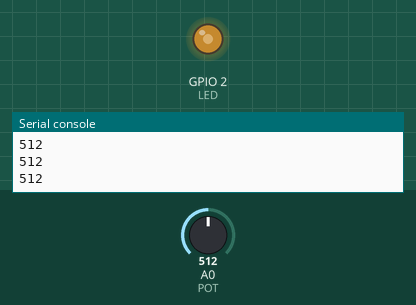
This program was run on a simulated ESP8266 board running MicroPython. Shown: output pins drawn as LEDs (lit = HIGH, except the on-board LED, lit = LOW), the last lines printed to the serial console. The test bench sets the inputs (shaded band); at power-on: A0 (POT) = 512 (analog values on the 0–1023 scale).

Above: at 1.2 s.
1.3 s: A0 (POT) set to 716
At 1.8 s:
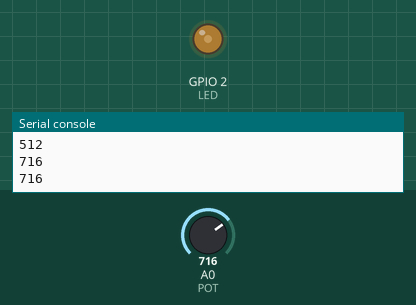
3.0 s: A0 (POT) set to 900
At 4.2 s:
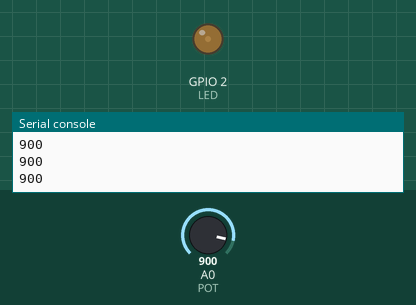
4.5 s: A0 (POT) set to 122
At 5.4 s:
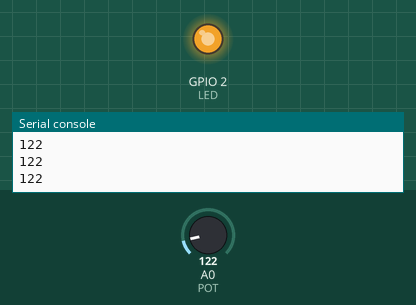
6.0 s: A0 (POT) set to 0
At 6.6 s:
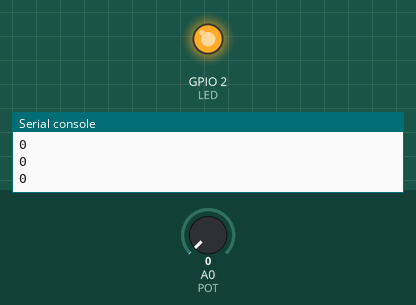
Timing chart, 0 to 8.5 s (numbered marks = the images above; inputs shaded):
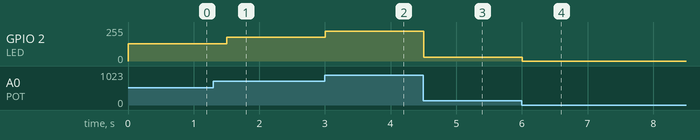

Measured:
- after the input at 1.3 s, GPIO 2 (LED): 128/255 → 178/255 after 0.20 s
- after the input at 3.0 s, GPIO 2 (LED): 178/255 → 224/255 at once
- after the input at 4.5 s, GPIO 2 (LED): 224/255 → 30/255 at once
- after the input at 6.0 s, GPIO 2 (LED): 30/255 → 0/255 at once

The program:

Clase_3__entradas_PWM_.py
```python
from machine import Pin, ADC, PWM     #Importamos librerías
import time


LED = PWM(Pin(2, Pin.OUT))     # Declaramos el pin 15 como PWM
LED.freq(1000)     # 1000Hz

POT = ADC(0)     #Declaramos la variable para la lectura analógica pin 26


while True: #Bucle infinito

  Valor = POT.read()      # Almacenamos los valores leídos de nuestro potenciómetro en la variable "Valor"
                          #que serán de 0 a 1024

  #val= round(Valor/1024*100,1)   # redondeamos de 0 a 100
  #print("Porcentaje: ",val, "%") # Imprimimos los valores almacenados en la variable "val"

  print(Valor)           # Imprimimos los valores almacenados en la variable "Valor"

  LED.duty(Valor)    # Establesemos el valor del ciclo de trabajo como el del valor del potenciómetro
  time.sleep(0.25)   # Le damos un diempo de 250ms
```
